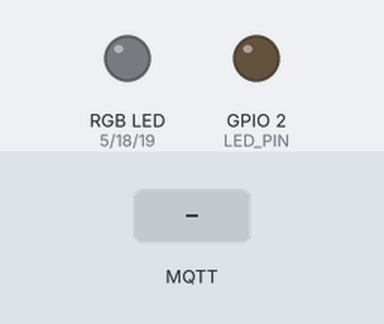
Simulated run of this sketch. Board: ESP32. Shown: an RGB LED mixed from three pins (HIGH = lit), output pins drawn as LEDs (lit = HIGH). Inputs (shaded band) come from the test bench. WiFi joins after 1.5 s; servers stay silent unless stated; no MQTT or app messages arrive unless stated; what the sketch prints to the serial monitor is not drawn.

Above: at 2.7 s.
2.8 s: MQTT message "ON" arrives on the first subscribed topic
At 3.8 s:
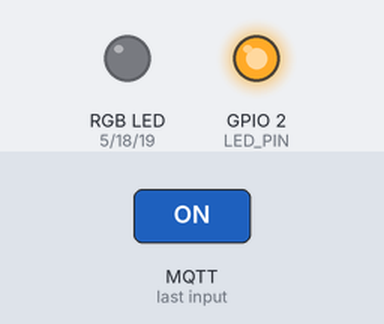
4.3 s: MQTT message "HAPPY" arrives on the second subscribed topic
At 5.0 s:
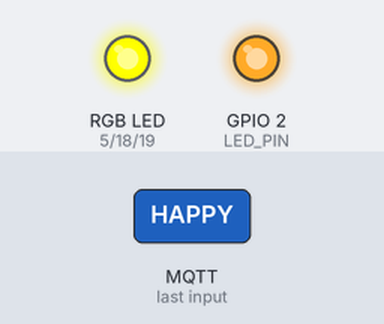
5.8 s: MQTT message "OFF" arrives on the first subscribed topic
At 6.2 s:
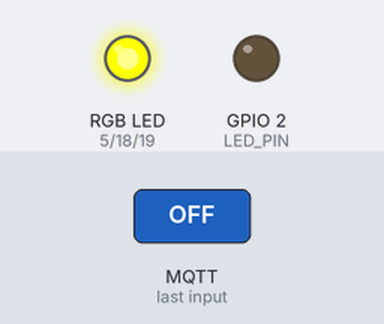
7.3 s: MQTT message "SAD" arrives on the second subscribed topic
At 8.5 s:
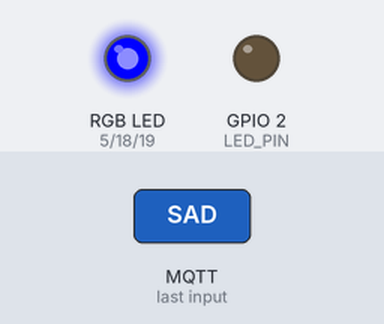
8.8 s: MQTT message "ON" arrives on the first subscribed topic
At 9.6 s:
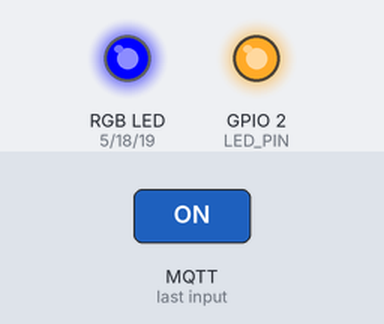
Timing chart, 0 to 11.3 s (numbered marks = the images above; inputs shaded):
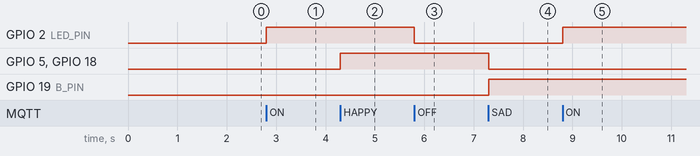

The sketch:

arduino_esp32.ino
```cpp
#include <WiFi.h>
#include <PubSubClient.h>

const char* ssid = "abraham-2.4";
const char* password = "Tecsup2024";

const char* mqtt_server = "192.168.0.12";  // Broker MQTT

WiFiClient espClient;
PubSubClient client(espClient);

// LED simple (puedes dejar el GPIO2 si te funciona bien)
const int LED_PIN = 2;

// Pines del módulo RGB (common cathode: pin "-" a GND)
const int R_PIN = 5;   // D5
const int G_PIN = 18;  // D18
const int B_PIN = 19;  // D19

void setRGB(bool r, bool g, bool b) {
  digitalWrite(R_PIN, r ? HIGH : LOW);
  digitalWrite(G_PIN, g ? HIGH : LOW);
  digitalWrite(B_PIN, b ? HIGH : LOW);
}

void callback(char* topic, byte* payload, unsigned int length) {
  String msg;
  for (int i = 0; i < length; i++) msg += (char)payload[i];

  String top = String(topic);

  Serial.print("MSG [");
  Serial.print(top);
  Serial.print("]: ");
  Serial.println(msg);

  // ----- Control LED simple -----
  if (top == "casa/esp32/led") {
    if (msg == "ON") {
      digitalWrite(LED_PIN, HIGH);
    } else if (msg == "OFF") {
      digitalWrite(LED_PIN, LOW);
    }
  }

  // ----- Control RGB por estado de ánimo -----
  else if (top == "casa/esp32/rgb") {
    // HAPPY: color alegre (amarillo: rojo + verde)
    if (msg == "HAPPY") {
      setRGB(true, true, false);
    }
    // SAD: color triste (azul)
    else if (msg == "SAD") {
      setRGB(false, false, true);
    }
    // NEUTRAL: apagar todo
    else if (msg == "NEUTRAL") {
      setRGB(false, false, false);
    }
  }
}

void reconnect() {
  while (!client.connected()) {
    Serial.print("Intentando conectar MQTT...");
    if (client.connect("ESP32Client")) {
      Serial.println("conectado.");
      client.subscribe("casa/esp32/led");
      client.subscribe("casa/esp32/rgb");
    } else {
      Serial.print("falló, rc=");
      Serial.print(client.state());
      Serial.println(" intentando de nuevo en 5s");
      delay(5000);
    }
  }
}

void setup() {
  Serial.begin(115200);

  pinMode(LED_PIN, OUTPUT);
  pinMode(R_PIN, OUTPUT);
  pinMode(G_PIN, OUTPUT);
  pinMode(B_PIN, OUTPUT);

  // Apagar todo al inicio
  digitalWrite(LED_PIN, LOW);
  setRGB(false, false, false);

  WiFi.begin(ssid, password);
  while (WiFi.status() != WL_CONNECTED) {
    delay(500);
    Serial.print(".");
  }
  Serial.println("\nWiFi conectado.");

  client.setServer(mqtt_server, 1883);
  client.setCallback(callback);
}

void loop() {
  if (!client.connected()) reconnect();
  client.loop();
}
```

Measured:
- after the input at 2.8 s, GPIO 2 (LED_PIN): LOW → HIGH at once
- after the input at 4.3 s, GPIO 5 (R_PIN), GPIO 18 (G_PIN): LOW → HIGH at once
- after the input at 5.8 s, GPIO 2 (LED_PIN): HIGH → LOW at once
- after the input at 7.3 s, GPIO 5 (R_PIN), GPIO 18 (G_PIN): HIGH → LOW at once; GPIO 19 (B_PIN): LOW → HIGH at once
- after the input at 8.8 s, GPIO 2 (LED_PIN): LOW → HIGH at once
